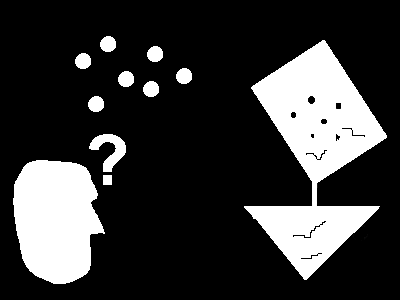
#> input picture lab3/src/examples/shapes.png, 400 x 300 px
$ python 2_morphological.py
#> lines starting #> are read from the running program, lines starting #| are printed output that depends on the picture
#
# Robotica Autonoma 2018-2
# Universidad de Ingenieria y Tecnologia - UTEC
#
#   This script shows some morphological operations on a binary image. Press
#   any key to exit the program
#


import numpy as np
import cv2

I = cv2.imread('shapes.png', 0)
#> I is the input picture: shape (300, 400); min 0, max 255, mean 55.4

# Rectangular structuring element (kernel)
se = cv2.getStructuringElement(cv2.MORPH_RECT, (9,9))
# Other structuring elements
if (False):
    se = cv2.getStructuringElement(cv2.MORPH_ELLIPSE, (5,5))
    se = cv2.getStructuringElement(cv2.MORPH_CROSS, (5,5))

# Basic morphology
Ierosion  = cv2.erode(I, se, iterations=1)
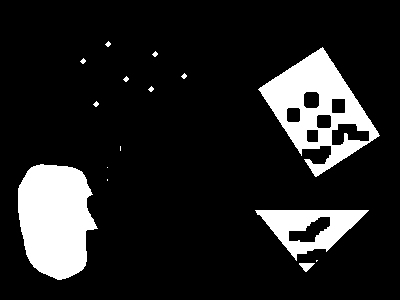
#> Ierosion: shape (300, 400); min 0, max 255, mean 34.5
Idilation = cv2.dilate(I, se, iterations=1)
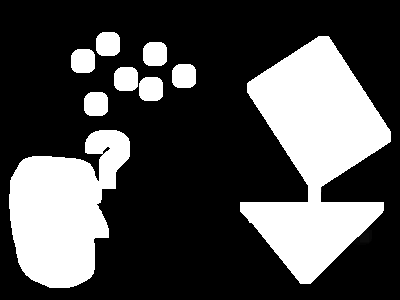
#> Idilation: shape (300, 400); min 0, max 255, mean 75.5
Iopening  = cv2.morphologyEx(I, cv2.MORPH_OPEN, se)
Iclosing  = cv2.morphologyEx(I, cv2.MORPH_CLOSE, se)
# Morphological gradient (edges): dilation - erosion
Igradient = Idilation - Ierosion
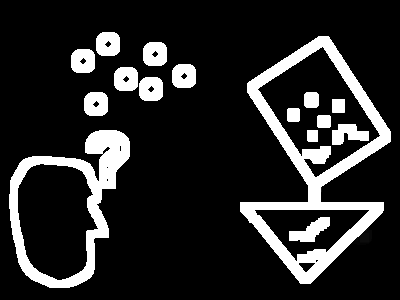
#> Igradient: shape (300, 400); min 0, max 255, mean 41

cv2.imshow('original', I)
cv2.imshow('eroded', Ierosion)
cv2.imshow('dilated', Idilation)
cv2.imshow('gradient', Igradient)
cv2.imshow('opened', Iopening)
cv2.imshow('closed', Iclosing)
cv2.waitKey(0)
cv2.destroyAllWindows()
